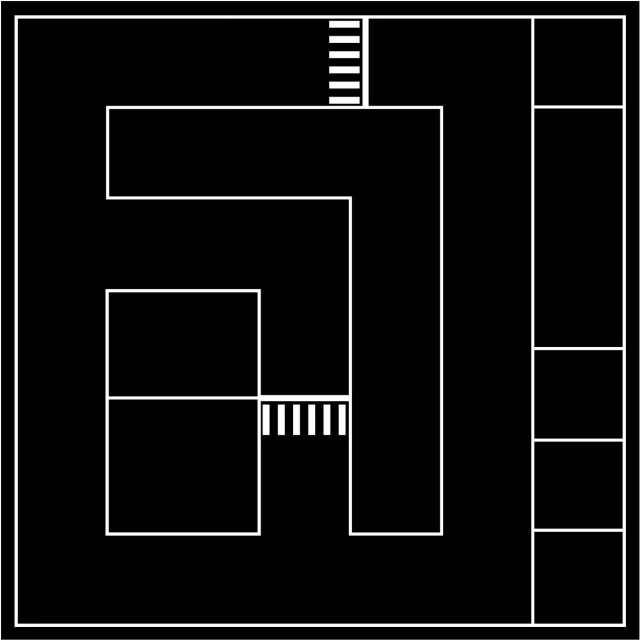
#> input picture src/competition_arena/tools/map_source.jpg, 1280 x 1280 px (shown at 1/2 size)
$ python build_arena.py
#> lines starting #> are read from the running program, lines starting #| are printed output that depends on the picture; after the words box and inside, x2 and y2 are one past the last pixel; in counts of white or black regions, pixels touching at a corner belong together
#!/usr/bin/env python3
# -*- coding: utf-8 -*-
"""
build_arena.py -- 由俯视平面图 (map_source.jpg) 生成 Gazebo 比赛场地。

输入:  一张黑白俯视地图 (白色=墙体/障碍, 黑色=可通行区域)
输出:
  materials/textures/arena_floor.png   Gazebo 地面贴图 (裁剪到场地边界)
  maps/arena_map.pgm / .yaml           ROS 栅格地图 (白=可通行, 黑=障碍)
  worlds/competition_arena.world       Gazebo 世界文件
  tools/arena_geometry.json            提取出的几何数据 (便于二次开发)

用法:
  python3 scripts/build_arena.py                       # 默认: 场地外沿 4.2m, 墙高 0.30m
  python3 scripts/build_arena.py --arena 4.2 --wall-height 0.30
  python3 scripts/build_arena.py --stripes raised --stripe-height 0.03
"""
import argparse
import json
import os
import sys

import numpy as np
from PIL import Image

# ----------------------------------------------------------------------------- paths
HERE = os.path.dirname(os.path.abspath(__file__))
PKG = os.path.dirname(HERE)
SRC_IMG = os.path.join(PKG, 'tools', 'map_source.jpg')

# Outer edge of the drawn arena wall in source-image pixels.
# Left x=29, right x=1251 (inclusive) -> exclusive edge 1252
# Top  y=31, bottom y=1253 (inclusive) -> exclusive edge 1254
ARENA_PX = (29, 31, 1252, 1254)          # (x0, y0, x1_excl, y1_excl)
EDGE_TRIM = 3                            # strip the 2px figure-border artefact


# ----------------------------------------------------------------------------- geometry extraction
def load_mask(path):
    gray = np.asarray(Image.open(path).convert('L'))
    mask = gray > 128
    mask[:EDGE_TRIM, :] = False
    mask[-EDGE_TRIM:, :] = False
    mask[:, :EDGE_TRIM] = False
    mask[:, -EDGE_TRIM:] = False
    return mask


def row_runs(row):
    idx = np.flatnonzero(row)
    if idx.size == 0:
        return []
    out, start, prev = [], idx[0], idx[0]
    for v in idx[1:]:
        if v == prev + 1:
            prev = v
        else:
            out.append((int(start), int(prev)))
            start = prev = v
    out.append((int(start), int(prev)))
    return out


def vectorize(mask):
    """Merge horizontal runs down consecutive rows -> list of axis-aligned rects."""
    rects, open_rects = [], []
    for y in range(mask.shape[0]):
        cur = row_runs(mask[y])
        new_open, used = [], set()
        for (x0, x1) in cur:
            hit = None
            for i, r in enumerate(open_rects):
                if i not in used and abs(r[0] - x0) <= 1 and abs(r[1] - x1) <= 1:
                    hit = i
                    break
            if hit is not None:
                used.add(hit)
                r = open_rects[hit]
                r[0] = min(r[0], x0)
                r[1] = max(r[1], x1)
                r[3] = y
                new_open.append(r)
            else:
                new_open.append([x0, x1, y, y])
        for i, r in enumerate(open_rects):
            if i not in used:
                rects.append(tuple(r))
        open_rects = new_open
    rects.extend(tuple(r) for r in open_rects)
    return [r for r in rects if (r[1] - r[0] + 1) >= 5 and (r[3] - r[2] + 1) >= 5]


def _run(mask, fixed, start, step, limit, axis):
    """Length of the consecutive bright run starting at `start` (inclusive)."""
    n, i = 0, start
    while (i < limit) if step > 0 else (i >= limit):
        if not (mask[i, fixed] if axis == 'col' else mask[fixed, i]):
            break
        n += 1
        i += step
    return n


def boundary_rects(mask, arena_px, out_px=0):
    """The 4 rectangles forming the outer wall frame only.

    Each side's thickness is measured from the drawing (median over many scan
    lines), so this adapts to a different map instead of being hard-coded.

    out_px > 0 时把整圈墙**向外平移** out_px 像素: 白线圈出来的 4.2x4.2 仍是
    可行驶场地, 但围墙退到外面, 中间留出一圈空地给红绿灯之类的场外物料
    (横排红绿灯 64cm 宽, 摆在车道边上时灯脚会伸到白线外)。
    """
    x0, y0, x1, y1 = arena_px
    x0, y0, x1, y1 = x0 - out_px, y0 - out_px, x1 + out_px, y1 + out_px
    bx0, by0, bx1, by1 = arena_px          # 测量用原始边界
    xs = list(range(bx0 + 60, bx1 - 60, 30))
    ys = list(range(by0 + 60, by1 - 60, 30))
    tt = int(np.median([_run(mask, x, by0, +1, by1, 'col') for x in xs]))
    tb = int(np.median([_run(mask, x, by1 - 1, -1, by0, 'col') for x in xs]))
    tl = int(np.median([_run(mask, y, bx0, +1, bx1, 'row') for y in ys]))
    tr = int(np.median([_run(mask, y, bx1 - 1, -1, bx0, 'row') for y in ys]))
    return [(x0, x1 - 1, y0, y0 + tt - 1),          # top
            (x0, x1 - 1, y1 - tb, y1 - 1),          # bottom
            (x0, x0 + tl - 1, y0, y1 - 1),          # left
            (x1 - tr, x1 - 1, y0, y1 - 1)]          # right


def classify(rects):
    """Split extracted rectangles into solid walls vs. the two striped floor patches."""
    walls, top_stripes, mid_stripes = [], [], []
    for r in rects:
        x0, x1, y0, y1 = r
        w, h = x1 - x0 + 1, y1 - y0 + 1
        # top patch: 6 wide/short bars around x 658..718, y 42..206
        if 640 <= x0 and x1 <= 740 and y0 >= 38 and y1 <= 212 and w > h * 2:
            top_stripes.append(r)
        # middle patch: 6 tall/narrow bars around x 525..690, y 809..869
        elif 500 <= x0 and x1 <= 700 and 800 <= y0 and y1 <= 880 and h > w * 2:
            mid_stripes.append(r)
        else:
            walls.append(r)
    return walls, top_stripes, mid_stripes


# ----------------------------------------------------------------------------- px -> metre
class Frame(object):
    def __init__(self, arena_px, arena_m):
        self.x0, self.y0, self.x1, self.y1 = arena_px
        self.size = float(arena_m)
        self.scale = self.size / (self.x1 - self.x0)      # metres per pixel
        self.half = self.size / 2.0

    def px2x(self, px):
        return (px - self.x0) * self.scale - self.half

    def px2y(self, py):
        # image y grows downward, Gazebo +y is "up" on a top-down view
        return self.half - (py - self.y0) * self.scale

    def rect(self, r):
        """(x0,x1,y0,y1) inclusive px  ->  (cx, cy, sx, sy) metres."""
        x0, x1, y0, y1 = r
        xa, xb = self.px2x(x0), self.px2x(x1 + 1)
        ya, yb = self.px2y(y0), self.px2y(y1 + 1)
        return ((xa + xb) / 2.0, (ya + yb) / 2.0, abs(xb - xa), abs(yb - ya))


# ----------------------------------------------------------------------------- assets
def shift_boundary_in_mask(mask, arena_px, out_px):
    """围墙外移后重新出地图: 把 mask 里的外沿白线从 arena 边挪到外侧 out_px 处。

    为什么必须重出地图: 物理围墙外移后, 雷达看到的是新位置; 地图若还留着老位置,
    AMCL 会持续看到 ~out_px 的系统性偏差。
    返回 (新 mask, 新 arena_px)。
    """
    if out_px <= 0:
        return mask, arena_px
    x0, y0, x1, y1 = arena_px
    br = boundary_rects(mask, arena_px)          # 原位置的 4 段
    tt = br[0][3] - br[0][2] + 1
    tb = br[1][3] - br[1][2] + 1
    tl = br[2][1] - br[2][0] + 1
    tr = br[3][1] - br[3][0] + 1
    m = mask.copy()
    for (rx0, rx1, ry0, ry1) in br:              # 抹掉原位置
        m[ry0:ry1 + 1, rx0:rx1 + 1] = False
    nx0, ny0, nx1, ny1 = x0 - out_px, y0 - out_px, x1 + out_px, y1 + out_px
    ny0 = max(ny0, 0); nx0 = max(nx0, 0)
    ny1 = min(ny1, m.shape[0]); nx1 = min(nx1, m.shape[1])
    m[ny0:ny0 + tt, nx0:nx1] = True              # 新位置
    m[ny1 - tb:ny1, nx0:nx1] = True
    m[ny0:ny1, nx0:nx0 + tl] = True
    m[ny0:ny1, nx1 - tr:nx1] = True
    return m, (nx0, ny0, nx1, ny1)


def write_floor_texture(img, frame, out_png, rotation_deg=90, pad_px=0):
    """Crop the map to the arena box and pre-rotate it.

    Gazebo maps a box's top-face UV so that texture +u runs along world -Y and
    texture +v along world -X (verified by rendering), while the walls are placed
    with source +x -> world +X and source +y -> world -Y.  Rotating the texture
    90 deg counter-clockwise reconciles the two, so the floor image lines up
    exactly under the extruded wall geometry.
    """
    crop = img.crop((frame.x0 - pad_px, frame.y0 - pad_px,
                     frame.x1 + pad_px, frame.y1 + pad_px))
    crop.save(out_png.replace('.png', '_unrotated_reference.png'))
    k = int(round(rotation_deg / 90.0)) % 4
    if k:
        crop = crop.transpose([Image.ROTATE_90, Image.ROTATE_180, Image.ROTATE_270][k - 1])
    crop.save(out_png)
    return crop


def write_ros_map(mask, frame, res, out_pgm, out_yaml, pad=8):
    """ROS map_server map.  White(254)=free, Black(0)=occupied."""
    x0, y0, x1, y1 = frame.x0, frame.y0, frame.x1, frame.y1
    aria = mask[y0:y1, x0:x1]
    n = int(round(frame.size / res))                      # target cells per side
    # area-average downsample then threshold: thin walls stay solid, never vanish
    small = np.asarray(
        Image.fromarray((aria * 255).astype(np.uint8), 'L')
        .resize((n, n), Image.BOX), dtype=np.float32) / 255.0
    occ = small > 0.25                                    # any real coverage -> occupied

    grid = np.full((n + 2 * pad, n + 2 * pad), 254, np.uint8)
    grid[pad:pad + n, pad:pad + n] = np.where(occ, 0, 254)
    grid[:pad, :] = 0
    grid[-pad:, :] = 0
    grid[:, :pad] = 0
    grid[:, -pad:] = 0
    Image.fromarray(grid, 'L').save(out_pgm)

    origin_x = -frame.size / 2.0 - pad * res
    origin_y = -frame.size / 2.0 - pad * res
    with open(out_yaml, 'w') as f:
        f.write('image: arena_map.pgm\n')
        f.write('resolution: %.6f\n' % res)
        f.write('origin: [%.6f, %.6f, 0.000000]\n' % (origin_x, origin_y))
        f.write('negate: 0\n')
        f.write('occupied_thresh: 0.65\n')
        f.write('free_thresh: 0.196\n')
    return grid.shape


# ----------------------------------------------------------------------------- world
WORLD_TMPL = '''<?xml version="1.0" ?>
<!--
  4.2 m x 4.2 m 比赛场地  (auto-generated by scripts/build_arena.py)
  场地外沿尺寸 : {arena} x {arena} m
  墙体高度     : {wall_h} m
  墙体厚度     : 由原图线条宽度决定 (约 {wall_mm:.1f} mm)
  墙体模式     : {wall_mode}
  地面贴图     : 原图裁剪, 逆时针预旋转 {tex_rot} deg 以匹配 Gazebo 的 box UV
  坐标系       : 场地中心为原点, +x 向右, +y 向上 (俯视), z=0 为地面
-->
<sdf version="1.6">
  <world name="competition_arena">

    <!-- ================= 物理步进 =================
         ★ 2026-09-22 (issue #5): Gazebo 不给 <physics> 时默认 1000 Hz 步进
           (max_step_size 1ms), 场地变大 + 红绿灯带关节之后这一档**跑不动**,
           实测导航帧率从 60 掉到 10 以下。
           这里降到 500 Hz / 2ms。真机端没有这一层, 只影响仿真实时率。
           想更省可以继续降到 250 Hz (max_step_size 0.004), 但接触会变糊。 -->
    <physics name="arena_physics" default="0" type="ode">
      <!-- 物理步长/频率由 build_arena.py 的 --max-step-size 控制 (默认 {step}) -->
      <max_step_size>{step}</max_step_size>
      <real_time_factor>1.0</real_time_factor>
      <real_time_update_rate>{rate}</real_time_update_rate>
      <ode>
        <solver>
          <type>quick</type>
          <iters>50</iters>
          <sor>1.3</sor>
        </solver>
      </ode>
    </physics>

    <include><uri>model://sun</uri></include>

    <!-- ================= 场地地面 (使用比赛地图贴图) ================= -->
    <model name="arena_floor">
      <static>true</static>
      <pose>0 0 {floor_z} 0 0 0</pose>
      <link name="link">
        <collision name="collision">
          <geometry><box><size>{arena} {arena} {floor_t}</size></box></geometry>
          <surface>
            <friction><ode><mu>1.0</mu><mu2>1.0</mu2></ode></friction>
            <contact><ode><kp>1e10</kp><kd>1</kd></ode></contact>
          </surface>
        </collision>
        <visual name="visual">
          <geometry><box><size>{arena} {arena} {floor_t}</size></box></geometry>
          <material>
            <script>
              <uri>file://media/materials/scripts/arena.material</uri>
              <name>Arena/Floor</name>
            </script>
          </material>
        </visual>
      </link>
    </model>

    <!-- ================= 场地四周 (场地外的大地面, 压低 2mm 避免与场地贴图 z-fighting) ================= -->
    <include>
      <uri>model://ground_plane</uri>
      <pose>0 0 -0.002 0 0 0</pose>
    </include>

    <!-- ================= 墙体 ================= -->
    <model name="arena_walls">
      <static>true</static>
      <link name="walls">
{wall_geom}
      </link>
    </model>
{stripe_model}
  </world>
</sdf>
'''

WALL_GEOM_TMPL = '''        <collision name="{name}">
          <pose>{cx:.6f} {cy:.6f} {cz:.6f} 0 0 0</pose>
          <geometry><box><size>{sx:.6f} {sy:.6f} {sz:.6f}</size></box></geometry>
        </collision>
        <visual name="{name}">
          <pose>{cx:.6f} {cy:.6f} {cz:.6f} 0 0 0</pose>
          <geometry><box><size>{sx:.6f} {sy:.6f} {sz:.6f}</size></box></geometry>
          <material>
            <script>
              <uri>file://media/materials/scripts/gazebo.material</uri>
              <name>Gazebo/White</name>
            </script>
          </material>
        </visual>'''

STRIPE_MODEL_TMPL = '''
    <!-- 条纹区域 (原图中的斜纹/条纹块) 以 {h} m 高的低矮凸起建模 -->
    <model name="floor_stripes">
      <static>true</static>
      <link name="stripes">
{geom}
      </link>
    </model>'''


def build_world(walls, stripes, frame, args):
    parts = []
    for i, r in enumerate(walls):
        cx, cy, sx, sy = frame.rect(r)
        parts.append(WALL_GEOM_TMPL.format(
            name='wall_%02d' % i, cx=cx, cy=cy, cz=args.wall_height / 2.0,
            sx=sx, sy=sy, sz=args.wall_height))
    wall_geom = '\n'.join(parts)

    stripe_model = ''
    if args.stripes == 'raised':
        parts = []
        for i, r in enumerate(stripes):
            cx, cy, sx, sy = frame.rect(r)
            parts.append(WALL_GEOM_TMPL.format(
                name='stripe_%02d' % i, cx=cx, cy=cy, cz=args.stripe_height / 2.0,
                sx=sx, sy=sy, sz=args.stripe_height))
        stripe_model = STRIPE_MODEL_TMPL.format(h=args.stripe_height,
                                                geom='\n'.join(parts))

    widths = [min(r[1] - r[0] + 1, r[3] - r[2] + 1) for r in walls]
    return WORLD_TMPL.format(
        arena='%.3f' % (args.arena + 2.0 * args.margin),
        wall_h='%.3f' % args.wall_height,
        wall_mm=float(np.median(widths)) * frame.scale * 1000.0,
        wall_mode=('仅外沿围墙' if args.walls == 'boundary' else '全部墙体 (含内部隔墙)'),
        tex_rot=args.texture_rotation % 360,
        floor_t='%.4f' % args.floor_thickness,
        floor_z='%.5f' % (-args.floor_thickness / 2.0),
        wall_geom=wall_geom,
        stripe_model=stripe_model,
        # 物理步长 -> 频率 (issue #5): 250Hz 写成 0.004 + real_time_update_rate 250
        step='%.4f' % args.max_step_size,
        rate='%d' % int(round(1.0 / args.max_step_size)))


MATERIAL_TMPL = '''// Auto-generated: 比赛场地地面贴图
material Arena/Floor
{
  technique
  {
    pass
    {
      ambient 1 1 1 1
      diffuse 1 1 1 1
      specular 0 0 0 0 0
      texture_unit
      {
        texture arena_floor.png
        filtering anisotropic
        max_anisotropy 8
      }
    }
  }
}
'''


# ----------------------------------------------------------------------------- main
def main():
    ap = argparse.ArgumentParser(description='由平面图生成 Gazebo 比赛场地')
    ap.add_argument('--arena', type=float, default=4.2,
                    help='场地尺寸 (m), 默认 4.2  ->  4.2 x 4.2')
    ap.add_argument('--wall-height', type=float, default=0.30, help='墙高 (m), 默认 0.30')
    ap.add_argument('--floor-thickness', type=float, default=0.02, help='地板厚度 (m)')
    ap.add_argument('--stripes', choices=['flat', 'raised'], default='flat',
                    help='地面条纹块: flat=仅贴图; raised=做成低矮凸起')
    ap.add_argument('--stripe-height', type=float, default=0.03, help='条纹凸起高度 (m)')
    ap.add_argument('--max-step-size', type=float, default=0.002,
                    help='物理步长 (s)。默认 0.002 = 500Hz —— Gazebo 不给 <physics> 时是 '
                         '0.001(1000Hz), 场地变大后跑不动 (issue #5: RTF 0.80, 界面 <10 帧)。'
                         ' 只看画面/录制可以给 0.004(250Hz) 甚至 0.008(125Hz), CPU 更低;'
                         ' 但步长变大会影响接触/摩擦精度, 改完要重跑 tools/bench_*.sh')
    ap.add_argument('--map-resolution', type=float, default=0.01, help='ROS 栅格地图分辨率 (m/cell)')
    ap.add_argument('--walls', choices=['boundary', 'all'], default='boundary',
                    help='boundary=只做外沿围墙 (默认); all=把图中所有线条都做成墙')
    ap.add_argument('--texture-rotation', type=int, default=90, choices=[0, 90, 180, 270],
                    help='地面贴图逆时针预旋转角度, 用于对齐 Gazebo 的 box UV (默认 90)')
    ap.add_argument('--margin', type=float, default=0.10,
                    help='白线场地之外再留出的空地宽 (m), 默认 0.10 (= 原图外圈到白线的距离)。'
                         '围墙退到白线外 margin 处, 地板/贴图/ROS 地图同步外扩。'
                         '白线圈出来的仍是 --arena x --arena。给红绿灯等场外物料留位置')
    args = ap.parse_args()
    out_px = int(round(args.margin / (args.arena / (ARENA_PX[2] - ARENA_PX[0]))))

    if not os.path.isfile(SRC_IMG):
        sys.exit('找不到原始地图: %s' % SRC_IMG)

    img = Image.open(SRC_IMG).convert('RGB')
#> img is the input picture: PIL image 1280x1280 RGB; min 0, max 255, mean 15.9
    mask = load_mask(SRC_IMG)
#> in load_mask, `mask = gray > 128`:
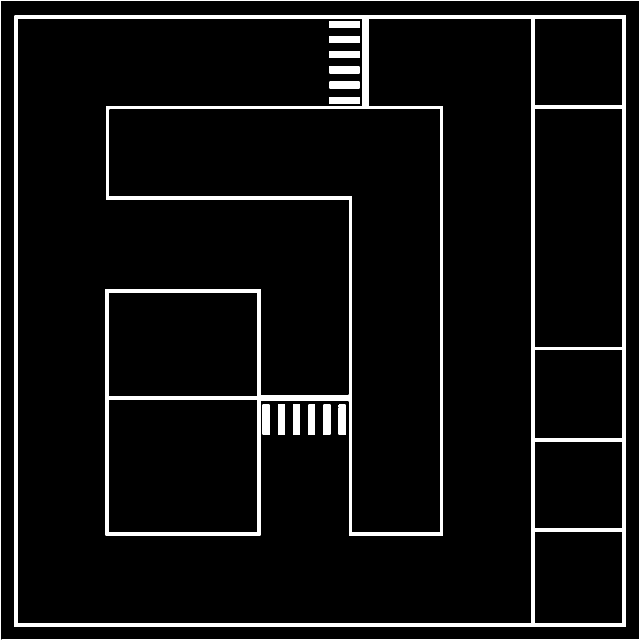
#> mask: shape (1280, 1280) bool (shown at 1/2 size); 5.9% white; 14 white regions, largest, box (x1, y1, x2, y2) and area: (29, 31, 1252, 1254) 79040, (0, 0, 1280, 1280) 7670, (586, 809, 600, 870) 854
#> in load_mask, `mask[:, -EDGE_TRIM:] = False`:
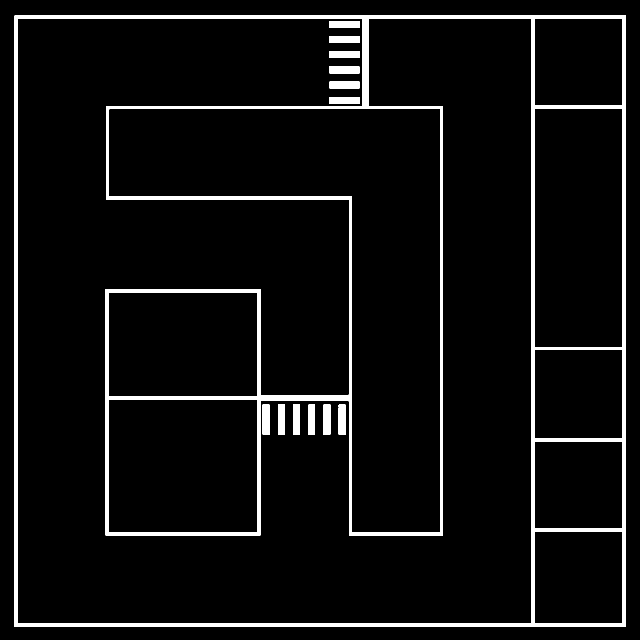
#> mask: shape (1280, 1280) bool (shown at 1/2 size); 5.4% white; 13 white regions, largest, box (x1, y1, x2, y2) and area: (29, 31, 1252, 1254) 79040, (586, 809, 600, 870) 854, (658, 133, 719, 147) 853
    rects = vectorize(mask)
#> the loop in vectorize, `for y in range(mask.shape[0]):` made 1280 passes
#> cur on passes 32 to 34: [(29, 1251)], [(29, 1251)], [(29, 1251)]
#> after the loop in vectorize, `for y in range(mask.shape[0]):`: rects = 53 items, first 6: (29, 1251, 31, 36), (658, 718, 42, 54), (718, 718, 55, 55), (658, 718, 72, 85), (659, 660, 102, 102), (662, 718, 102, 102)
#> rects = 44 items, first 6: (29, 1251, 31, 36), (658, 718, 42, 54), (658, 718, 72, 85), (658, 718, 103, 115), (658, 718, 133, 146), (658, 718, 163, 176)
    walls, top_s, mid_s = classify(rects)
#> the loop in classify, `for r in rects:` made 44 passes
#> (x0, x1, y0, y1, w, h) on passes 1 to 8: (29, 1251, 31, 36, 1223, 6), (658, 718, 42, 54, 61, 13), (658, 718, 72, 85, 61, 14), (658, 718, 103, 115, 61, 13), (658, 718, 133, 146, 61, 14), (658, 718, 163, 176, 61, 14), (658, 718, 194, 206, 61, 13), (1062, 1068, 37, 210, 7, 174)
#> after the loop in classify, `for r in rects:`: mid_stripes = [(525, 538, 809, 869), (556, 569, 809, 869), (586, 599, 809, 869), (617, 629, 809, 869), (647, 660, 809, 869), (677, 690, 809, 869)]; top_stripes = [(658, 718, 42, 54), (658, 718, 72, 85), (658, 718, 103, 115), (658, 718, 133, 146), (658, 718, 163, 176), (658, 718, 194, 206)]; walls = 32 items, first 6: (29, 1251, 31, 36), (1062, 1068, 37, 210), (1245, 1251, 37, 210), (725, 737, 37, 211), (1063, 1251, 211, 216), (212, 885, 212, 217)
#> top_s has the same summary as top_stripes in classify; mid_s has the same summary as mid_stripes in classify
    if args.walls == 'boundary':
        walls = boundary_rects(mask, ARENA_PX, out_px)
#> in boundary_rects, `tt = int(np.median([_run(mask, x, by0, +1, by1, 'col') for x in xs]))`: tt = 6
#> in boundary_rects, `tb = int(np.median([_run(mask, x, by1 - 1, -1, by0, 'col') for x in xs..`: tb = 7
#> walls = [(0, 1280, 2, 7), (0, 1280, 1276, 1282), (0, 6, 2, 1282), (1274, 1280, 2, 1282)]
    frame = Frame(ARENA_PX, args.arena)
    map_mask, map_px = shift_boundary_in_mask(mask, ARENA_PX, out_px)
#> in shift_boundary_in_mask, `br = boundary_rects(mask, arena_px)`: br = [(29, 1251, 31, 36), (29, 1251, 1247, 1253), (29, 35, 31, 1253), (1245, 1251, 31, 1253)]
#> in shift_boundary_in_mask, `tt = br[0][3] - br[0][2] + 1`: tt = 6
#> in shift_boundary_in_mask, `tb = br[1][3] - br[1][2] + 1`: tb = 7
#> the loop in shift_boundary_in_mask, `for (rx0, rx1, ry0, ry1) in br:` made 4 passes
#> after the loop in shift_boundary_in_mask, `for (rx0, rx1, ry0, ry1) in br:`:
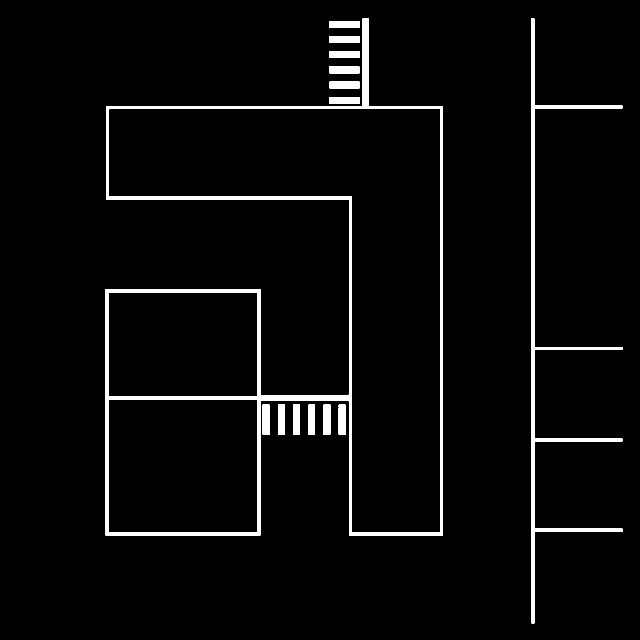
#> m: shape (1280, 1280) bool (shown at 1/2 size); 3.4% white; 14 white regions, largest, box (x1, y1, x2, y2) and area: (211, 37, 886, 1071) 34540, (1062, 37, 1245, 1247) 11661, (586, 809, 600, 870) 854
#> in shift_boundary_in_mask, `m[ny0:ny1, nx1 - tr:nx1] = True`:
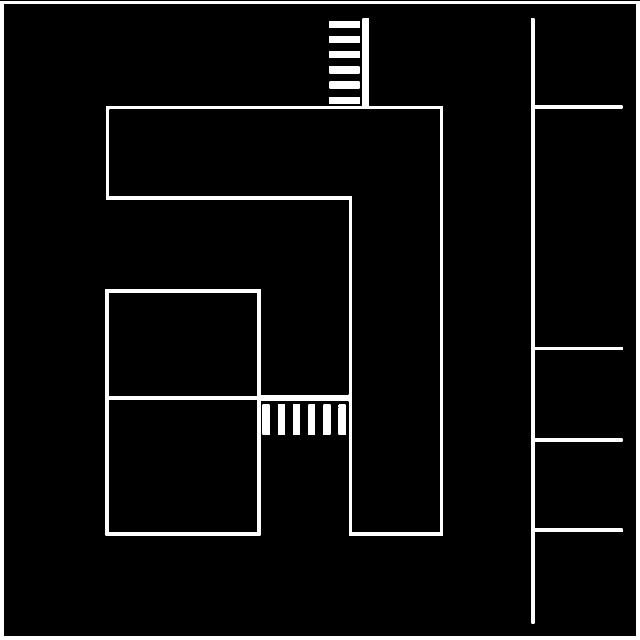
#> m: shape (1280, 1280) bool (shown at 1/2 size); 5.5% white; 15 white regions, largest, box (x1, y1, x2, y2) and area: (211, 37, 886, 1071) 34540, (0, 2, 1280, 1280) 34350, (1062, 37, 1245, 1247) 11661
#> map_px = (0, 2, 1280, 1280)
    map_frame = Frame(map_px, args.arena + 2.0 * args.margin)
#> (the rest of the program and of its run is left out)
